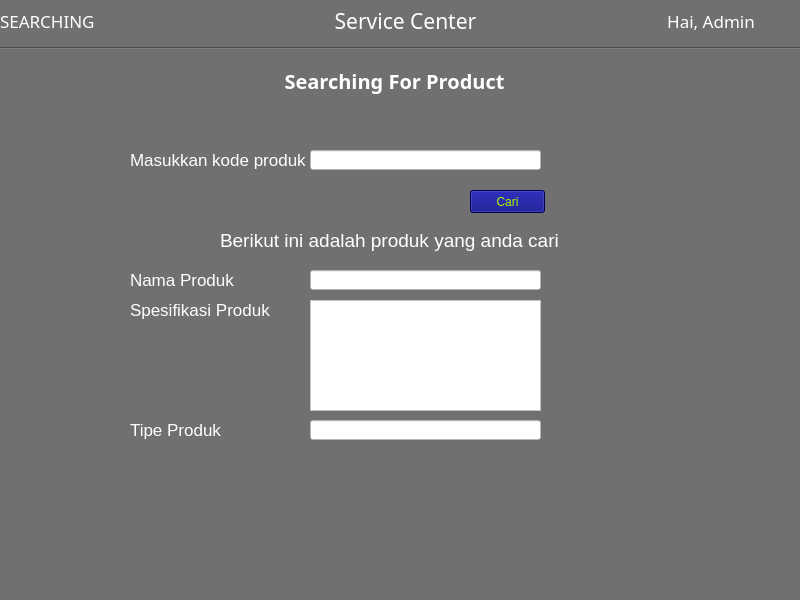
<?xml version="1.0" encoding="UTF-8"?>
<ui version="4.0">
 <class>select_product</class>
 <widget class="QMainWindow" name="select_product">
  <property name="geometry">
   <rect>
    <x>0</x>
    <y>0</y>
    <width>800</width>
    <height>600</height>
   </rect>
  </property>
  <property name="windowTitle">
   <string>MainWindow</string>
  </property>
  <property name="styleSheet">
   <string notr="true">background-color: rgb(112, 112, 112);</string>
  </property>
  <widget class="QWidget" name="centralwidget">
   <widget class="Line" name="line">
    <property name="geometry">
     <rect>
      <x>0</x>
      <y>40</y>
      <width>801</width>
      <height>16</height>
     </rect>
    </property>
    <property name="sizePolicy">
     <sizepolicy hsizetype="Fixed" vsizetype="Fixed">
      <horstretch>0</horstretch>
      <verstretch>0</verstretch>
     </sizepolicy>
    </property>
    <property name="font">
     <font>
      <pointsize>-1</pointsize>
     </font>
    </property>
    <property name="styleSheet">
     <string notr="true">  padding: 15px 25px;
  font-size: 15px;
  text-align: center;
  cursor: pointer;
  outline: none;
color: rgb(60, 1, 255);
  background-color: rgb(0, 255, 238);
  border: none;
  border-radius: 15px;
  box-shadow: 0 9px #999;
hover{color:red}</string>
    </property>
    <property name="lineWidth">
     <number>1</number>
    </property>
    <property name="orientation">
     <enum>Qt::Horizontal</enum>
    </property>
   </widget>
   <widget class="QWidget" name="layoutWidget">
    <property name="geometry">
     <rect>
      <x>0</x>
      <y>0</y>
      <width>811</width>
      <height>42</height>
     </rect>
    </property>
    <layout class="QHBoxLayout" name="horizontalLayout">
     <item>
      <widget class="QLabel" name="label_3">
       <property name="font">
        <font>
         <family>Lucida Calligraphy</family>
         <pointsize>13</pointsize>
        </font>
       </property>
       <property name="styleSheet">
        <string notr="true">color: rgb(255, 255, 255);</string>
       </property>
       <property name="text">
        <string>SEARCHING</string>
       </property>
      </widget>
     </item>
     <item>
      <spacer name="horizontalSpacer_2">
       <property name="orientation">
        <enum>Qt::Horizontal</enum>
       </property>
       <property name="sizeType">
        <enum>QSizePolicy::Fixed</enum>
       </property>
       <property name="sizeHint" stdset="0">
        <size>
         <width>100</width>
         <height>20</height>
        </size>
       </property>
      </spacer>
     </item>
     <item>
      <widget class="QLabel" name="label_2">
       <property name="font">
        <font>
         <family>Imprint MT Shadow</family>
         <pointsize>16</pointsize>
        </font>
       </property>
       <property name="styleSheet">
        <string notr="true">color: rgb(255, 255, 255);</string>
       </property>
       <property name="text">
        <string>Service Center</string>
       </property>
       <property name="alignment">
        <set>Qt::AlignCenter</set>
       </property>
      </widget>
     </item>
     <item>
      <spacer name="horizontalSpacer">
       <property name="orientation">
        <enum>Qt::Horizontal</enum>
       </property>
       <property name="sizeType">
        <enum>QSizePolicy::Minimum</enum>
       </property>
       <property name="sizeHint" stdset="0">
        <size>
         <width>100</width>
         <height>20</height>
        </size>
       </property>
      </spacer>
     </item>
     <item>
      <widget class="QLabel" name="label">
       <property name="font">
        <font>
         <family>Lucida Calligraphy</family>
         <pointsize>13</pointsize>
        </font>
       </property>
       <property name="styleSheet">
        <string notr="true">color: rgb(255, 255, 255);</string>
       </property>
       <property name="text">
        <string>Hai, Admin</string>
       </property>
       <property name="alignment">
        <set>Qt::AlignCenter</set>
       </property>
      </widget>
     </item>
    </layout>
   </widget>
   <widget class="QWidget" name="horizontalLayoutWidget">
    <property name="geometry">
     <rect>
      <x>-1</x>
      <y>60</y>
      <width>791</width>
      <height>41</height>
     </rect>
    </property>
    <layout class="QHBoxLayout" name="horizontalLayout_2">
     <item>
      <widget class="QLabel" name="label_4">
       <property name="font">
        <font>
         <family>Kozuka Mincho Pro H</family>
         <pointsize>15</pointsize>
         <weight>75</weight>
         <bold>true</bold>
        </font>
       </property>
       <property name="styleSheet">
        <string notr="true">color: rgb(255, 255, 255);</string>
       </property>
       <property name="text">
        <string>Searching For Product</string>
       </property>
       <property name="alignment">
        <set>Qt::AlignCenter</set>
       </property>
      </widget>
     </item>
    </layout>
   </widget>
   <widget class="QLabel" name="label_5">
    <property name="geometry">
     <rect>
      <x>130</x>
      <y>150</y>
      <width>181</width>
      <height>20</height>
     </rect>
    </property>
    <property name="font">
     <font>
      <pointsize>13</pointsize>
     </font>
    </property>
    <property name="styleSheet">
     <string notr="true">color: rgb(255, 255, 255);</string>
    </property>
    <property name="text">
     <string>Masukkan kode produk</string>
    </property>
   </widget>
   <widget class="QLineEdit" name="lineEdit">
    <property name="geometry">
     <rect>
      <x>310</x>
      <y>150</y>
      <width>231</width>
      <height>20</height>
     </rect>
    </property>
    <property name="styleSheet">
     <string notr="true">background-color: rgb(255, 255, 255);</string>
    </property>
   </widget>
   <widget class="QPushButton" name="btn_select">
    <property name="geometry">
     <rect>
      <x>470</x>
      <y>190</y>
      <width>75</width>
      <height>23</height>
     </rect>
    </property>
    <property name="styleSheet">
     <string notr="true">background-color: rgb(0, 0, 127);
color: rgb(170, 255, 0);</string>
    </property>
    <property name="text">
     <string>Cari</string>
    </property>
   </widget>
   <widget class="QLabel" name="label_6">
    <property name="geometry">
     <rect>
      <x>220</x>
      <y>220</y>
      <width>391</width>
      <height>41</height>
     </rect>
    </property>
    <property name="font">
     <font>
      <pointsize>14</pointsize>
     </font>
    </property>
    <property name="styleSheet">
     <string notr="true">color: rgb(255, 255, 255);</string>
    </property>
    <property name="text">
     <string>Berikut ini adalah produk yang anda cari </string>
    </property>
   </widget>
   <widget class="QLabel" name="label_7">
    <property name="geometry">
     <rect>
      <x>130</x>
      <y>270</y>
      <width>181</width>
      <height>20</height>
     </rect>
    </property>
    <property name="font">
     <font>
      <pointsize>13</pointsize>
     </font>
    </property>
    <property name="styleSheet">
     <string notr="true">color: rgb(255, 255, 255);</string>
    </property>
    <property name="text">
     <string>Nama Produk</string>
    </property>
   </widget>
   <widget class="QLabel" name="label_8">
    <property name="geometry">
     <rect>
      <x>130</x>
      <y>300</y>
      <width>181</width>
      <height>20</height>
     </rect>
    </property>
    <property name="font">
     <font>
      <pointsize>13</pointsize>
     </font>
    </property>
    <property name="styleSheet">
     <string notr="true">color: rgb(255, 255, 255);</string>
    </property>
    <property name="text">
     <string>Spesifikasi Produk</string>
    </property>
   </widget>
   <widget class="QLabel" name="label_9">
    <property name="geometry">
     <rect>
      <x>130</x>
      <y>420</y>
      <width>181</width>
      <height>20</height>
     </rect>
    </property>
    <property name="font">
     <font>
      <pointsize>13</pointsize>
     </font>
    </property>
    <property name="styleSheet">
     <string notr="true">color: rgb(255, 255, 255);</string>
    </property>
    <property name="text">
     <string>Tipe Produk</string>
    </property>
   </widget>
   <widget class="QLineEdit" name="lineEdit_2">
    <property name="geometry">
     <rect>
      <x>310</x>
      <y>270</y>
      <width>231</width>
      <height>20</height>
     </rect>
    </property>
    <property name="styleSheet">
     <string notr="true">background-color: rgb(255, 255, 255);</string>
    </property>
   </widget>
   <widget class="QPlainTextEdit" name="plainTextEdit">
    <property name="geometry">
     <rect>
      <x>310</x>
      <y>300</y>
      <width>231</width>
      <height>111</height>
     </rect>
    </property>
    <property name="styleSheet">
     <string notr="true">background-color: rgb(255, 255, 255);</string>
    </property>
   </widget>
   <widget class="QLineEdit" name="lineEdit_3">
    <property name="geometry">
     <rect>
      <x>310</x>
      <y>420</y>
      <width>231</width>
      <height>20</height>
     </rect>
    </property>
    <property name="styleSheet">
     <string notr="true">background-color: rgb(255, 255, 255);</string>
    </property>
   </widget>
  </widget>
  <widget class="QMenuBar" name="menubar">
   <property name="geometry">
    <rect>
     <x>0</x>
     <y>0</y>
     <width>800</width>
     <height>21</height>
    </rect>
   </property>
  </widget>
  <widget class="QStatusBar" name="statusbar"/>
 </widget>
 <resources/>
 <connections/>
</ui>
